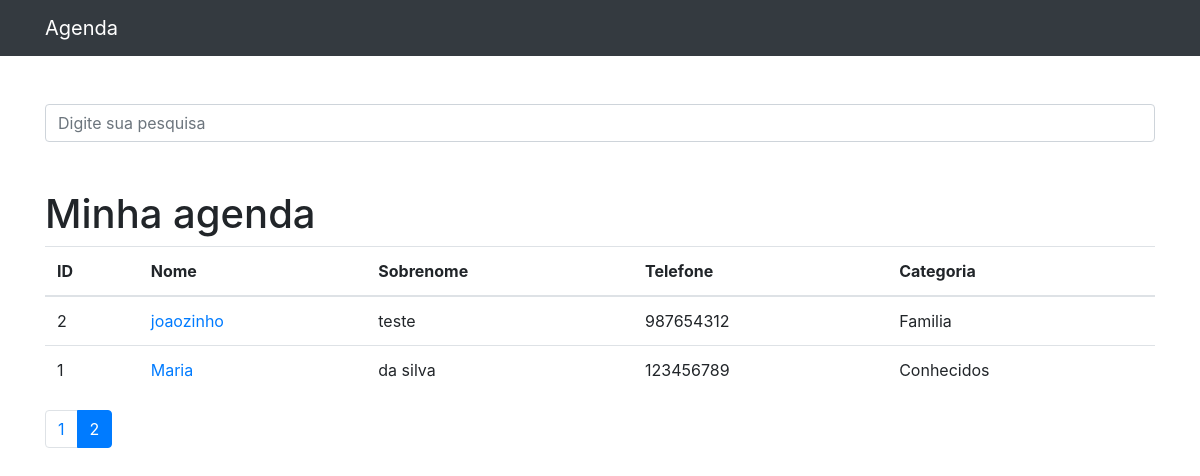
Screenshot of /?p=2&termo= with the database file from the repository.
### contatos/models.py (models this page shows, shortened)
class Contato(models.Model):
    nome = models.CharField(max_length=255)  # campo do tipo String
    sobrenome = models.CharField(max_length=255, blank=True)  # tornando um campo opcional
    telefone = models.CharField(max_length=100)
    email = models.CharField(max_length=255, blank=True)
    data_criacao = models.DateTimeField(default=timezone.now)
    descricao = models.TextField(blank=True)
    categoria = models.ForeignKey(Categoria, on_delete=models.DO_NOTHING)
    mostrar = models.BooleanField(default=True)
    fotos = models.ImageField(blank=True,
                              upload_to='fotos/%Y/%m/%d')  # para cada imagem em dias diferentes a seu upada uma pasta nova com o dia do upload sera criada

class Categoria(models.Model):
    nome = models.CharField(max_length=255)
    def __str__(self):
        return self.nome  # para que o nome da categoria apareça no caminho do admin

### contatos/views.py (the view)
# urls.py: path('', views.index, name='index'),
def index(request):
    contatos = Contato.objects.order_by('-id').filter(
        mostrar=True
    )
    paginator = Paginator(contatos, 5)
    page = request.GET.get('p')
    contatos = paginator.get_page(page)
    return render(request, 'contatos/index.html', {
        'contatos': contatos
    })

### contatos/templates/contatos/index.html
{% extends 'base.html' %}
{% block conteudo %}
    <h1 class="mt-5">Minha agenda</h1>
    <table class="table">
    <thead>
    <tr>
      <th>ID</th>
      <th>Nome</th>
      <th>Sobrenome</th>
      <th>Telefone</th>
      <th>Categoria</th>
    </tr>
    </thead>
    <tbody>
        {% for contato in contatos %}
            <tr>
                <td>{{ contato.id }}</td>
                <td>
                  <a href="{% url 'ver_contato' contato.id %}">{{ contato.nome }}</a>
                </td>
                <td>{{ contato.sobrenome }}</td>
                <td>{{ contato.telefone }}</td>
                <td>{{ contato.categoria }}</td>
            </tr>
        {% endfor %}
    </tbody>
    </table>
    <nav aria-label="navigation">
        <ul class="pagination">
            {% for pagina in contatos.paginator.page_range  %}
                {% if contatos.number == pagina %}
                    <li class="page-item active">
                        <a class="page-link" href="?p={{ pagina }}&termo={{ request.GET.termo }}">{{ pagina }}</a>
                    </li>
                {% else %}
                    <li class="page-item">
                        <a class="page-link" href="?p={{ pagina }}&termo={{ request.GET.termo }}">{{ pagina }}</a>
                    </li>
                {% endif %}
            {% endfor %}
        </ul>
    </nav>
{% endblock %}

### rows the page displays
Contato: id "2", nome "joaozinho", sobrenome "teste", telefone "987654312", categoria "Familia"
Contato: id "1", nome "Maria", sobrenome "da silva", telefone "123456789", categoria "Conhecidos"

### other values shown
{{ pagina }} "1"
{{ pagina }} "2"
